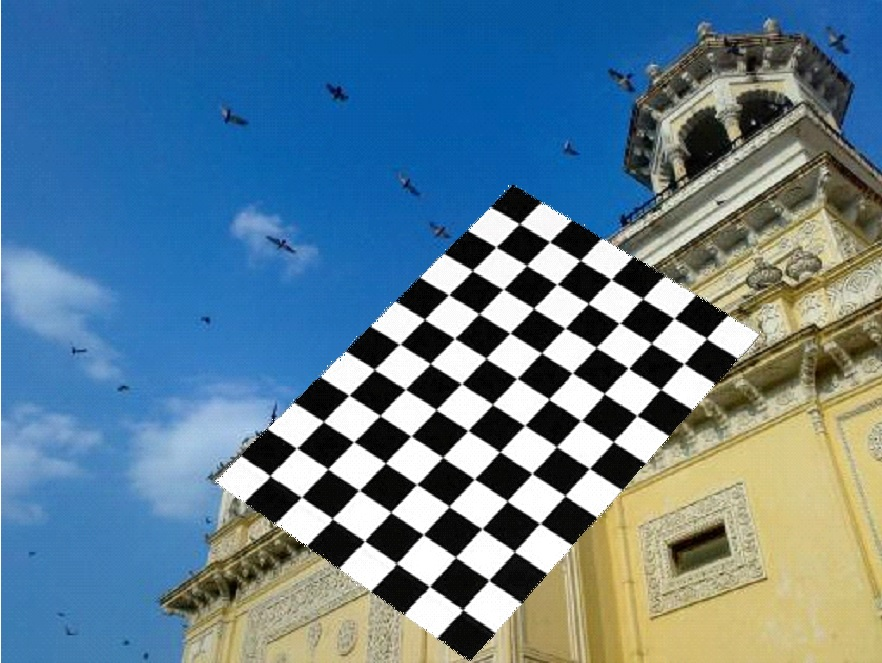
#> input picture PW5/home2.jpg, 882 x 663 px; the run also reads 1 picture not shown here
$ jupyter execute --allow-errors PW5.ipynb   (shell and % lines are left out)
#> lines starting #> are read from the running program, lines starting #| are printed output that depends on the picture; after the words box and inside, x2 and y2 are one past the last pixel; in counts of white or black regions, pixels touching at a corner belong together
# Part 1:

# Histograms in OpenCV
### Histogram Calculation in OpenCV

[cell 1]
import numpy as np
import cv2 as cv

img = cv.imread('home2.jpg', cv.IMREAD_GRAYSCALE)
#> img: shape (663, 882); min 0, max 255, mean 120.2
assert img is not None, "file could not be read, check with os.path.exists()"
hist = cv.calcHist([img],[0],None,[256],[0,256])
#> hist = 256 values, max 23860 at index 255, min 77 at index 235, mean 2284.2

### Histogram Calculation in Numpy

[cell 2]
hist,bins = np.histogram(img.ravel(),256,[0,256])
#> bins = 257 values from 0 to 256

### Plotting Histograms using Matplotlib

[cell 3]
import numpy as np
import cv2 as cv
from matplotlib import pyplot as plt
img = cv.imread('home2.jpg', cv.IMREAD_GRAYSCALE)
assert img is not None, "file could not be read, check with os.path.exists()"
plt.hist(img.ravel(),256,[0,256]); plt.show()

[cell 4]
import numpy as np
import cv2 as cv
from matplotlib import pyplot as plt
img = cv.imread('home2.jpg')
#> img is the input picture: shape (663, 882, 3); mean B, G, R 146.3, 127.2, 96.7
assert img is not None, "file could not be read, check with os.path.exists()"
color = ('b','g','r')
for i,col in enumerate(color):
    histr = cv.calcHist([img],[i],None,[256],[0,256])
    plt.plot(histr,color = col)
    plt.xlim([0,256])
plt.show()
#> figure, not shown here; curve peaks at x = 255, y = 23841; curve peaks at x = 255, y = 23833; curve peaks at x = 255, y = 23214

### Application of Mask

[cell 5]
# create a mask
mask = np.zeros(img.shape[:2], np.uint8)
mask[100:300, 100:400] = 255
masked_img = cv.bitwise_and(img,img,mask = mask)
# Calculate histogram with mask and without mask
# Check third argument for mask
hist_full = cv.calcHist([img],[0],None,[256],[0,256])
#> hist_full = 256 values, max 23841 at index 255, min 89 at index 235, mean 2284.2
hist_mask = cv.calcHist([img],[0],mask,[256],[0,256])
#> hist_mask = 256 values, max 3657 at index 175, min 0 at index 0, mean 234.4
plt.subplot(221), plt.imshow(img, 'gray')
plt.subplot(222), plt.imshow(mask,'gray')
plt.subplot(223), plt.imshow(masked_img, 'gray')
plt.subplot(224), plt.plot(hist_full), plt.plot(hist_mask)
plt.xlim([0,256])
plt.show()
#> figure, not shown here; B, G, R data is drawn as R, G, B; panel 4: curve peaks at x = 255, y = 23841; panel 4: curve peaks at x = 175, y = 3657

### Histogram Equalization

[cell 6]
img = cv.imread('wiki.jpg', cv.IMREAD_GRAYSCALE)
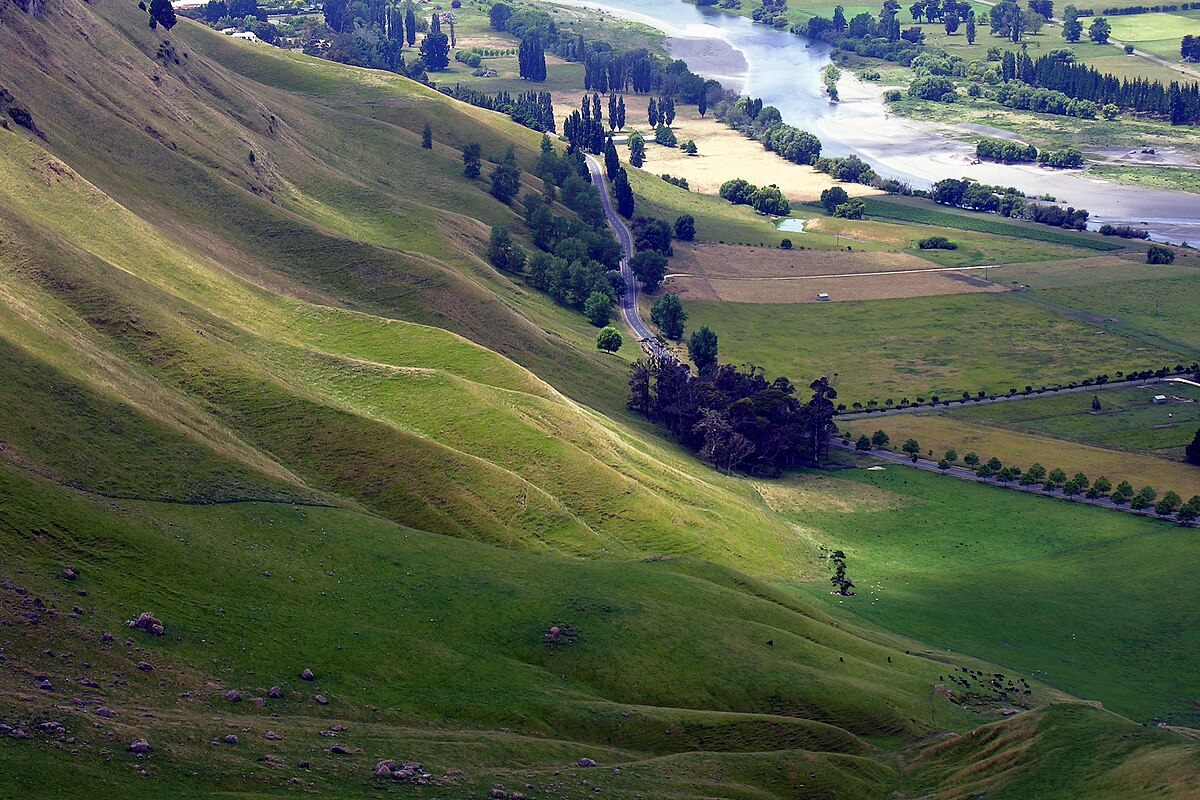
#> input picture PW5/wiki.jpg, 1200 x 800 px
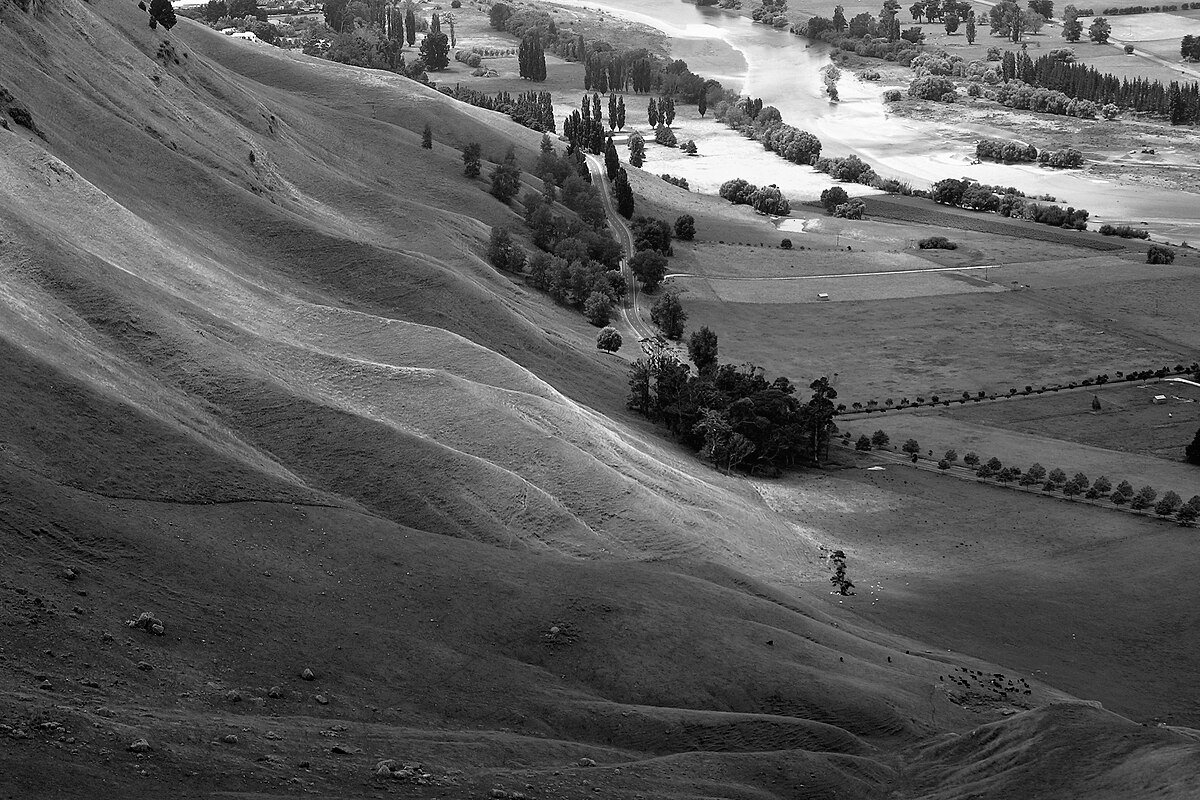
#> img: shape (800, 1200); min 0, max 255, mean 90.7
assert img is not None, "file could not be read, check with os.path.exists()"


hist, bins = np.histogram(img.flatten(), 256, [0, 256])
#> hist = 256 values, max 11118 at index 59, min 290 at index 254, mean 3750
cdf = hist.cumsum()
#> cdf = 256 values from 2376 to 960000
cdf_normalized = cdf * float(hist.max()) / cdf.max()
#> cdf_normalized = 256 values from 27.52 to 11118

plt.subplot(121)
plt.imshow(img, cmap='gray')
plt.title('Image')

plt.subplot(122)
plt.plot(cdf_normalized, color='b')
plt.hist(img.flatten(), 256, [0, 256], color='r')
plt.xlim([0, 256])
plt.legend(('cdf', 'histogram'), loc='upper left')
plt.title('Histogram')

plt.show()
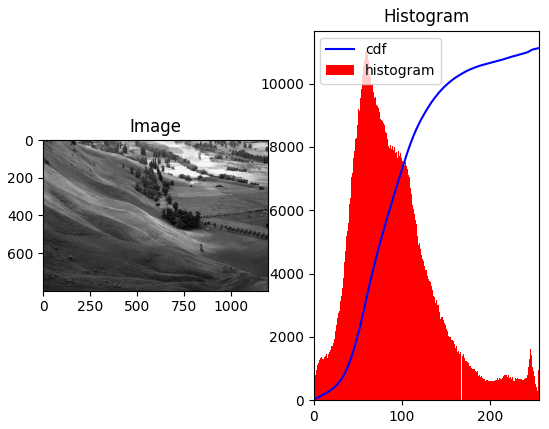
#> figure drawn by matplotlib, 2 panels; panel 2: tallest bar 11118 high, from x = 59 to 60; panel 2: curve peaks at x = 255, y = 11118

[cell 7]
cdf_m = np.ma.masked_equal(cdf,0)
cdf_m = (cdf_m - cdf_m.min())*255/(cdf_m.max()-cdf_m.min())
cdf = np.ma.filled(cdf_m,0).astype('uint8')
#> cdf = 256 values from 0 to 255

[cell 8]
img2 = cdf[img]
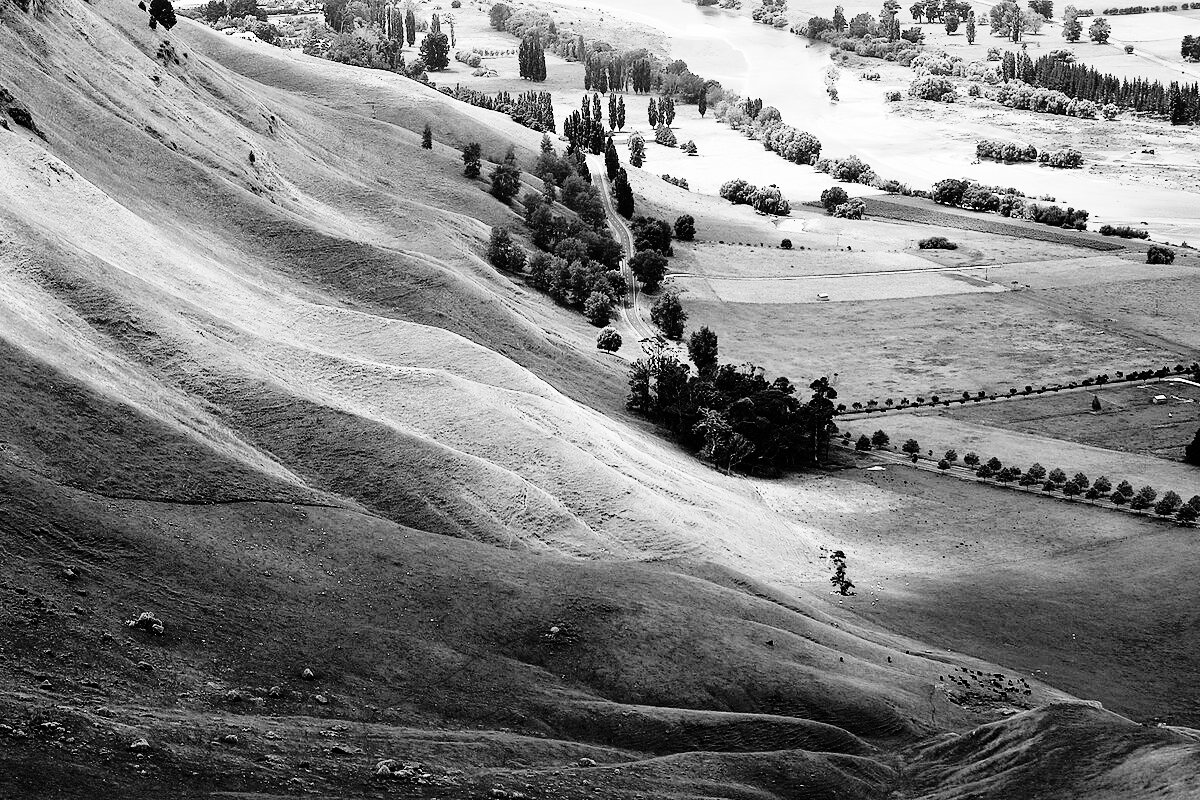
#> img2: shape (800, 1200); min 0, max 255, mean 127.6

[cell 9]
hist,bins = np.histogram(img2.flatten(),256,[0,256])
#> hist = 256 values, max 11118 at index 70, min 0 at index 21, mean 3750
cdf = hist.cumsum()
#> cdf = 256 values from 5986 to 960000
cdf_normalized = cdf * float(hist.max()) / cdf.max()
#> cdf_normalized = 256 values from 69.33 to 11118

plt.subplot(121)
plt.imshow(img2, cmap='gray')
plt.title('Image')

plt.subplot(122)
plt.plot(cdf_normalized, color='b')
plt.hist(img.flatten(), 256, [0, 256], color='r')
plt.xlim([0, 256])
plt.legend(('cdf', 'histogram'), loc='upper left')
plt.title('Histogram')

plt.show()
#> figure, not shown here; panel 2: tallest bar 11118 high, from x = 59 to 60; panel 2: curve peaks at x = 255, y = 11118

[cell 10]
equ = cv.equalizeHist(img)
res = np.hstack((img, equ))  # stacking images side-by-side
cv.imwrite('res.png',res)


plt.subplot(121)
plt.imshow(img, cmap='gray')
plt.title('Original Image')
plt.subplot(122)
plt.imshow(equ, cmap='gray')
plt.title('Equalized Image')
plt.show()

### CLAHE (Contrast Limited Adaptive Histogram Equalization)

[cell 11]
img = cv.imread('tsukuba_L.png', cv.IMREAD_GRAYSCALE)
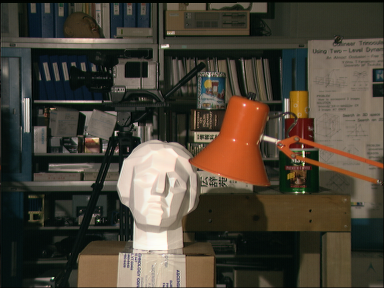
#> input picture PW5/tsukuba_L.png, 384 x 288 px
#> img: shape (288, 384); min 0, max 253, mean 67.8
assert img is not None, "file could not be read, check with os.path.exists()"
# create a CLAHE object (Arguments are optional).
clahe = cv.createCLAHE(clipLimit=2.0, tileGridSize=(8,8))
cl1 = clahe.apply(img)
cv.imwrite('clahe_2.jpg',cl1)

plt.subplot(121)
plt.imshow(img, cmap='gray')
plt.title('Original Image')

plt.subplot(122)
plt.imshow(cl1, cmap='gray')
plt.title('CLAHE Processed Image')

# Show the plots
plt.show()

### 2D Histogram in OpenCV

[cell 12]
import numpy as np

img = cv.imread('home2.jpg')
assert img is not None, "file could not be read, check with os.path.exists()"
hsv = cv.cvtColor(img,cv.COLOR_BGR2HSV)
#> hsv: shape (663, 882, 3); mean H, S, V 60.6, 121.6, 161.6
hist = cv.calcHist( [hsv], [0, 1], None, [180, 256], [0, 180, 0, 256] )


plt.subplot(121)
plt.imshow(img, cmap='gray')
plt.title('Original Image')

plt.subplot(122)
plt.imshow(hist,interpolation = 'nearest')
plt.title('color histogram plot')

plt.show()
#> figure, not shown here; B, G, R data is drawn as R, G, B

### OpenCV sample style

[cell 13]
# Let's re-use home2
img = cv.imread('home2.jpg')
assert img is not None, "file could not be read, check with os.path.exists()"

# Create the HSV color map
hsv_map = np.zeros((180, 256, 3), np.uint8)
h, s = np.indices(hsv_map.shape[:2])
hsv_map[:, :, 0] = h
hsv_map[:, :, 1] = s
hsv_map[:, :, 2] = 255
hsv_map = cv.cvtColor(hsv_map, cv.COLOR_HSV2BGR)
cv.imshow('hsv_map', hsv_map)

# Create the histogram window
cv.namedWindow('hist', 0)
hist_scale = 10

# Trackbar callback function
def set_scale(val):
    global hist_scale
    hist_scale = val

cv.createTrackbar('scale', 'hist', hist_scale, 32, set_scale)

# Process the image
small = cv.pyrDown(img)
hsv = cv.cvtColor(small, cv.COLOR_BGR2HSV)
#> hsv: shape (332, 441, 3); mean H, S, V 60.9, 120.5, 161.6
dark = hsv[..., 2] < 32
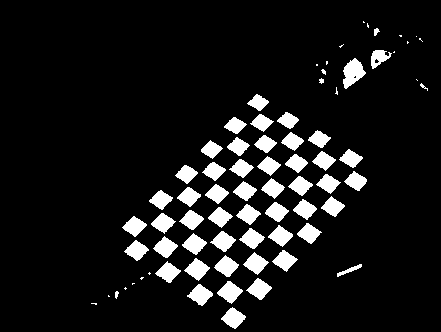
#> dark: shape (332, 441) bool; 9.4% white; 74 white regions (19 under 20 px), largest, box (x1, y1, x2, y2) and area: (343, 58, 366, 89) 420, (217, 281, 243, 304) 325, (184, 258, 210, 281) 313
hsv[dark] = 0
#> hsv: shape (332, 441, 3); mean H, S, V 59.6, 118.8, 160.6
h = cv.calcHist([hsv], [0, 1], None, [180, 256], [0, 180, 0, 256])
h = np.clip(h * 0.005 * hist_scale, 0, 1)
vis = hsv_map * h[:, :, np.newaxis] / 255.0
cv.imshow('hist', vis)

cv.imshow('Home2', img)

cv.waitKey(0)
cv.destroyAllWindows()

### Fourier Transform in OpenCV

[cell 14]
img = cv.imread('messi5.JPG', cv.IMREAD_GRAYSCALE)
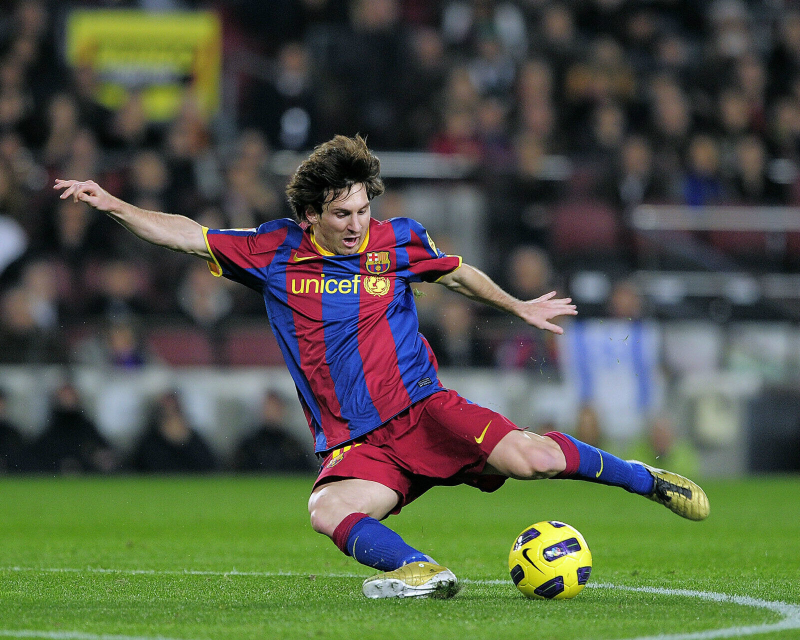
#> input picture PW5/messi5.JPG, 1600 x 1280 px (shown at 1/2 size)
#> img: shape (1280, 1600); min 0, max 255, mean 84.5
assert img is not None, "file could not be read, check with os.path.exists()"
f = np.fft.fft2(img)
fshift = np.fft.fftshift(f)
magnitude_spectrum = 20*np.log(np.abs(fshift))
plt.subplot(121),plt.imshow(img, cmap = 'gray')
plt.title('Input Image'), plt.xticks([]), plt.yticks([])
plt.subplot(122),plt.imshow(magnitude_spectrum, cmap = 'gray')
plt.title('Magnitude Spectrum'), plt.xticks([]), plt.yticks([])
plt.show()

[cell 15]
rows, cols = img.shape
#> rows = 1280; cols = 1600
crow,ccol = rows//2 , cols//2
#> crow = 640; ccol = 800
fshift[crow-30:crow+31, ccol-30:ccol+31] = 0
f_ishift = np.fft.ifftshift(fshift)
img_back = np.fft.ifft2(f_ishift)
img_back = np.real(img_back)
plt.subplot(131),plt.imshow(img, cmap = 'gray')
plt.title('Input Image'), plt.xticks([]), plt.yticks([])
plt.subplot(132),plt.imshow(img_back, cmap = 'gray')
plt.title('Image after HPF'), plt.xticks([]), plt.yticks([])
plt.subplot(133),plt.imshow(img_back)
plt.title('Result in JET'), plt.xticks([]), plt.yticks([])
plt.show()

[cell 16]
img = cv.imread('messi5.jpg', cv.IMREAD_GRAYSCALE)
assert img is not None, "file could not be read, check with os.path.exists()"
dft = cv.dft(np.float32(img),flags = cv.DFT_COMPLEX_OUTPUT)
dft_shift = np.fft.fftshift(dft)
magnitude_spectrum = 20*np.log(cv.magnitude(dft_shift[:,:,0],dft_shift[:,:,1]))
plt.subplot(121),plt.imshow(img, cmap = 'gray')
plt.title('Input Image'), plt.xticks([]), plt.yticks([])
plt.subplot(122),plt.imshow(magnitude_spectrum, cmap = 'gray')
plt.title('Magnitude Spectrum'), plt.xticks([]), plt.yticks([])
plt.show()

[cell 17]
rows, cols = img.shape
crow, ccol = int(rows/2), int(cols/2)  # Convert to integers
# create a mask first, center square is 1, remaining all zeros
mask = np.zeros((rows, cols, 2), np.uint8)
mask[crow-30:crow+30, ccol-30:ccol+30] = 1
# apply mask and inverse DFT
fshift = dft_shift * mask
f_ishift = np.fft.ifftshift(fshift)
img_back = cv.idft(f_ishift)
img_back = cv.magnitude(img_back[:,:,0], img_back[:,:,1])
plt.subplot(121), plt.imshow(img, cmap='gray')
plt.title('Input Image'), plt.xticks([]), plt.yticks([])
plt.subplot(122), plt.imshow(img_back, cmap='gray')
plt.title('Magnitude Spectrum'), plt.xticks([]), plt.yticks([])
plt.show()

### Performance Optimization of DFT

[cell 18]
rows,cols = img.shape
print("{} {}".format(rows,cols))
#| 1280 1600

nrows = cv.getOptimalDFTSize(rows)
#> nrows = 1280
ncols = cv.getOptimalDFTSize(cols)
#> ncols = 1600
print("{} {}".format(nrows,ncols))
#| 1280 1600

[cell 19]
nimg = np.zeros((nrows,ncols))
nimg[:rows,:cols] = img

[cell 20]
fft1 = np.fft.fft2(img)
fft2 = np.fft.fft2(img,[nrows,ncols])

[cell 21]
# simple averaging filter without scaling parameter

mean_filter = np.ones((3,3))

# creating a gaussian filter

x = cv.getGaussianKernel(5,10)
gaussian = x*x.T

# different edge detecting filters
# scharr in x-direction

scharr = np.array([[-3, 0, 3],
[-10,0,10],
[-3, 0, 3]])

# sobel in x direction

sobel_x= np.array([[-1, 0, 1],
[-2, 0, 2],
[-1, 0, 1]])

# sobel in y direction

sobel_y= np.array([[-1,-2,-1],
[0, 0, 0],
[1, 2, 1]])

# laplacian

laplacian=np.array([[0, 1, 0],
[1,-4, 1],
[0, 1, 0]])
filters = [mean_filter, gaussian, laplacian, sobel_x, sobel_y, scharr]
filter_name = ['mean_filter', 'gaussian','laplacian', 'sobel_x', \
'sobel_y', 'scharr_x']
fft_filters = [np.fft.fft2(x) for x in filters]
fft_shift = [np.fft.fftshift(y) for y in fft_filters]
mag_spectrum = [np.log(np.abs(z)+1) for z in fft_shift]
for i in range(6):
    plt.subplot(2,3,i+1),plt.imshow(mag_spectrum[i],cmap = 'gray')
    plt.title(filter_name[i]), plt.xticks([]), plt.yticks([])
plt.show()

### Template Matching in OpenCV

We manually added a template of Messi's face since it was missing

[cell 22]
img2 = img.copy()
template = cv.imread('template.jpg', cv.IMREAD_GRAYSCALE)
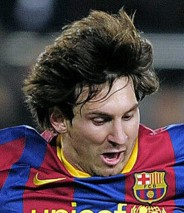
#> input picture PW5/template.jpg, 184 x 213 px
#> template: shape (213, 184); min 0, max 252, mean 72.4
assert template is not None, "file could not be read, check with os.path.exists()"
w, h = template.shape[::-1]
#> w = 184; h = 213
# All the 6 methods for comparison in a list
methods = ['cv.TM_CCOEFF', 'cv.TM_CCOEFF_NORMED', 'cv.TM_CCORR',
'cv.TM_CCORR_NORMED', 'cv.TM_SQDIFF', 'cv.TM_SQDIFF_NORMED']
for meth in methods:
    img = img2.copy()
    method = eval(meth)
    # Apply template Matching
    res = cv.matchTemplate(img,template,method)
    min_val, max_val, min_loc, max_loc = cv.minMaxLoc(res)
# If the method is TM_SQDIFF or TM_SQDIFF_NORMED, take minimum
    if method in [cv.TM_SQDIFF, cv.TM_SQDIFF_NORMED]:
        top_left = min_loc
    else:
        top_left = max_loc

    bottom_right = (top_left[0] + w, top_left[1] + h)
    cv.rectangle(img,top_left, bottom_right, 255, 2)
    plt.subplot(121),plt.imshow(res,cmap = 'gray')
    plt.title('Matching Result'), plt.xticks([]), plt.yticks([])
    plt.subplot(122),plt.imshow(img,cmap = 'gray')
    plt.title('Detected Point'), plt.xticks([]), plt.yticks([])
    plt.suptitle(meth)
    plt.show()
#> this loop made 6 passes
#> (min_val, max_val, min_loc, top_left, bottom_right) on passes 1 to 4: (-39088576, 49158576, (1416, 687), (595, 278), (779, 491)), (-0.449, 0.439, (1416, 683), (595, 278), (779, 491)), (70435648, 434997056, (645, 56), (1115, 648), (1299, 861)), (0.533, 0.853, (79, 336), (1084, 560), (1268, 773))
#> (min_val, max_val, max_loc, top_left, bottom_right) on passes 5 to 6: (93940496, 453157696, (1038, 1057), (823, 42), (1007, 255)), (0.366, 1, (430, 0), (864, 650), (1048, 863))
#> pass 1, `res = cv.matchTemplate(img,template,method)`:
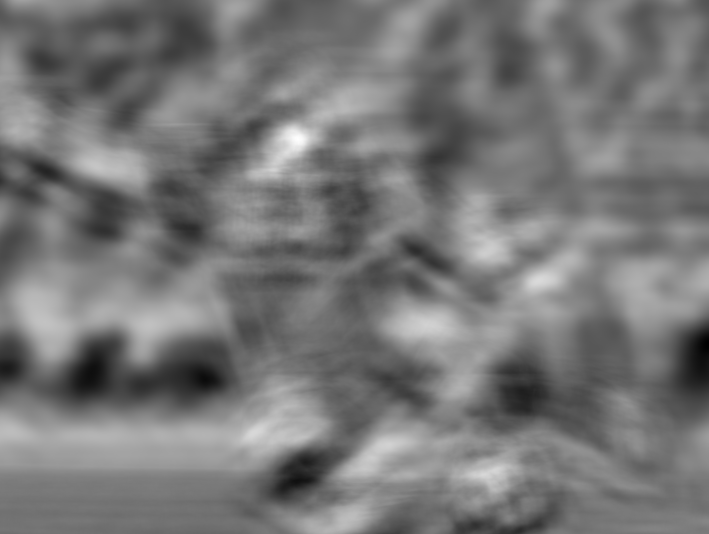
#> res: shape (1068, 1417) float32 (shown at 1/2 size); min -39088576, max 49158576, mean 2091659.1; drawn with min black and max white
#> pass 3, `res = cv.matchTemplate(img,template,method)`:
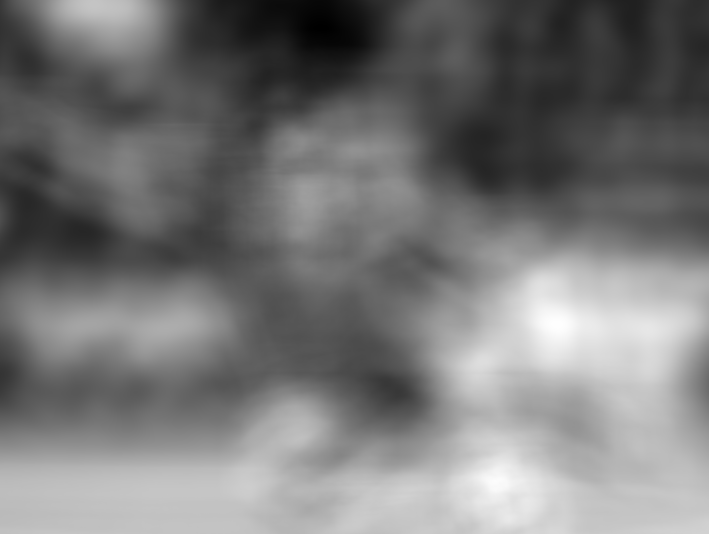
#> res: shape (1068, 1417) float32 (shown at 1/2 size); min 70435648, max 434997056, mean 241409344; drawn with min black and max white
